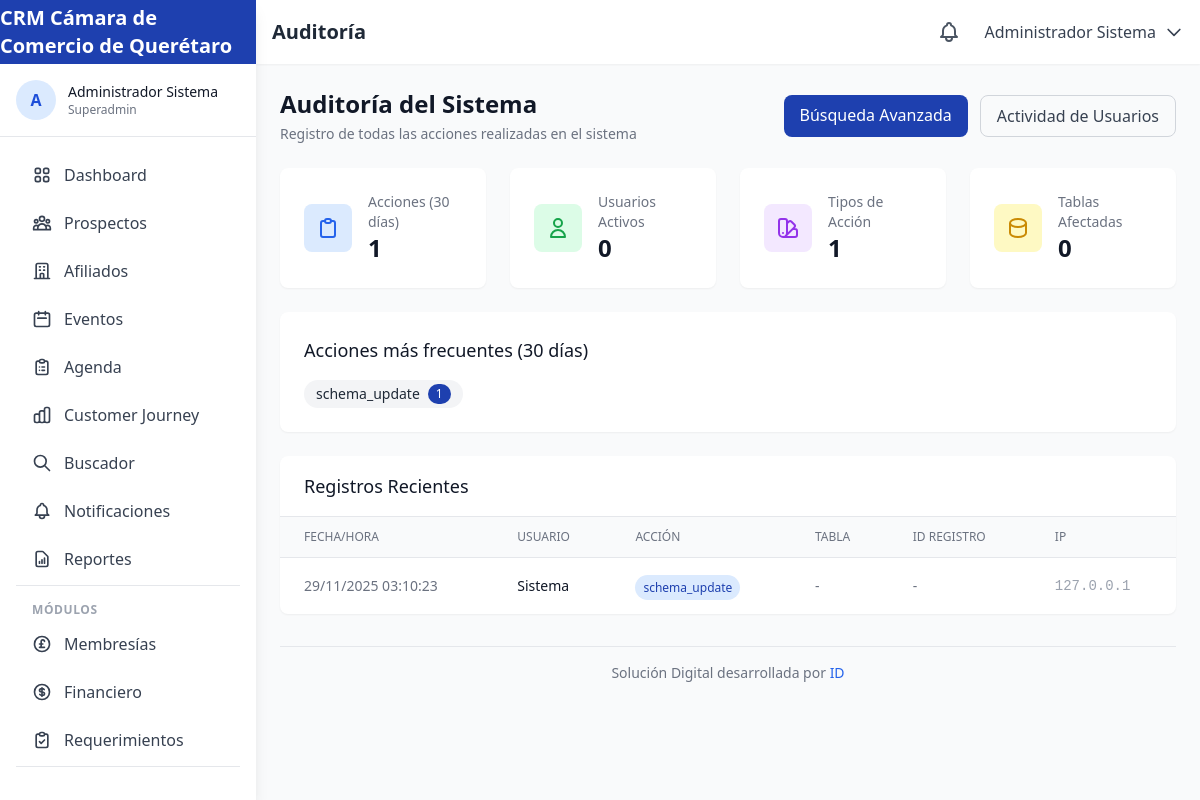
The app's page /auditoria (signed in) with its own data.
### tables this page shows
CREATE TABLE IF NOT EXISTS `audit_log` (
    `id` INT UNSIGNED AUTO_INCREMENT PRIMARY KEY,
    `user_id` INT UNSIGNED,
    `action` VARCHAR(100) NOT NULL,
    `table_name` VARCHAR(100),
    `record_id` INT UNSIGNED,
    `old_values` JSON,
    `new_values` JSON,
    `ip_address` VARCHAR(45),
    `user_agent` TEXT,
    `created_at` TIMESTAMP DEFAULT CURRENT_TIMESTAMP,
    FOREIGN KEY (`user_id`) REFERENCES `users`(`id`) ON DELETE SET NULL,
    INDEX `idx_table_record` (`table_name`, `record_id`)
);

### app/views/audit/index.php (the view, shortened to what the rows shown need)
<div class="space-y-6">
    <div class="flex flex-col sm:flex-row sm:items-center sm:justify-between">
        <div>
            <h2 class="text-2xl font-bold text-gray-900">Auditoría del Sistema</h2>
        </div>
    </div>
    <div class="bg-white rounded-lg shadow-sm overflow-hidden">
        <div class="overflow-x-auto">
            <table class="min-w-full divide-y divide-gray-200">
                <thead class="bg-gray-50">
                    <tr>
                        <th class="px-6 py-3 text-left text-xs font-medium text-gray-500 uppercase">Fecha/Hora</th>
                        <th class="px-6 py-3 text-left text-xs font-medium text-gray-500 uppercase">Usuario</th>
                        <th class="px-6 py-3 text-left text-xs font-medium text-gray-500 uppercase">Acción</th>
                        <th class="px-6 py-3 text-left text-xs font-medium text-gray-500 uppercase">Tabla</th>
                        <th class="px-6 py-3 text-left text-xs font-medium text-gray-500 uppercase">ID Registro</th>
                        <th class="px-6 py-3 text-left text-xs font-medium text-gray-500 uppercase">IP</th>
                    </tr>
                </thead>
                <tbody class="divide-y divide-gray-200">
                    <?php foreach ($logs as $log): ?>
                    <tr class="hover:bg-gray-50">
                        <td class="px-6 py-4 whitespace-nowrap text-sm text-gray-500">
                            <?php echo date('d/m/Y H:i:s', strtotime($log['created_at'])); ?>
                        </td>
                        <td class="px-6 py-4 whitespace-nowrap">
                            <p class="text-sm font-medium text-gray-900"><?php echo htmlspecialchars($log['user_name'] ?? 'Sistema'); ?></p>
                        </td>
                        <td class="px-6 py-4 whitespace-nowrap">
                            <span class="px-2 py-1 text-xs rounded-full bg-blue-100 text-blue-800">
                                <?php echo htmlspecialchars($log['action']); ?>
                            </span>
                        </td>
                        <td class="px-6 py-4 whitespace-nowrap text-sm text-gray-500">
                            <?php echo htmlspecialchars($log['table_name'] ?? '-'); ?>
                        </td>
                        <td class="px-6 py-4 whitespace-nowrap text-sm text-gray-500">
                            <?php echo $log['record_id'] ?? '-'; ?>
                        </td>
                        <td class="px-6 py-4 whitespace-nowrap text-sm text-gray-400 font-mono">
                            <?php echo htmlspecialchars($log['ip_address'] ?? '-'); ?>
                        </td>
                    </tr>
                    <?php endforeach; ?>
                </tbody>
            </table>
        </div>
    </div>
</div>

### records on screen
audit_log: created_at "29/11/2025 03:10:23", user_name "Sistema", action "schema_update", table_name "-", record "-", ip_address "127.0.0.1"

### other values on screen
$siteName "CRM Cámara de Comercio de Querétaro"
mb_substr($_SESSION['user_name'] ?? 'U', 0, 1, 'UTF-8') "A"
$_SESSION['user_name'] "Administrador Sistema"
$_SESSION['user_role'] "Superadmin"
$pageTitle "Auditoría"
$stats['total_actions'] "1"
$stats['unique_users'] "0"
$stats['unique_actions'] "1"
$stats['tables_affected'] "0"
$action['action'] "schema_update"
$action['count'] "1"
